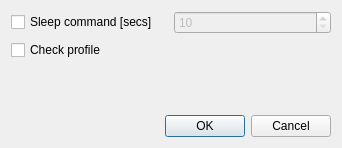
<?xml version="1.0" encoding="UTF-8"?>
<ui version="4.0">
 <class>WaterStartPollSleepDlg</class>
 <widget class="QDialog" name="WaterStartPollSleepDlg">
  <property name="geometry">
   <rect>
    <x>0</x>
    <y>0</y>
    <width>342</width>
    <height>148</height>
   </rect>
  </property>
  <property name="windowTitle">
   <string>Dialog</string>
  </property>
  <layout class="QVBoxLayout" name="verticalLayout">
   <item>
    <layout class="QHBoxLayout" name="horizontalLayout">
     <item>
      <widget class="QCheckBox" name="cbxPwrManagement">
       <property name="toolTip">
        <string>Switch off modems after the poll</string>
       </property>
       <property name="text">
        <string>Sleep command [secs]</string>
       </property>
      </widget>
     </item>
     <item>
      <widget class="QSpinBox" name="sbSleepSecsAfter">
       <property name="enabled">
        <bool>false</bool>
       </property>
       <property name="minimum">
        <number>10</number>
       </property>
       <property name="maximum">
        <number>250</number>
       </property>
      </widget>
     </item>
    </layout>
   </item>
   <item>
    <widget class="QCheckBox" name="cbxCheckSleepProfile">
     <property name="text">
      <string>Check profile</string>
     </property>
    </widget>
   </item>
   <item>
    <spacer name="verticalSpacer">
     <property name="orientation">
      <enum>Qt::Vertical</enum>
     </property>
     <property name="sizeHint" stdset="0">
      <size>
       <width>20</width>
       <height>38</height>
      </size>
     </property>
    </spacer>
   </item>
   <item>
    <widget class="QDialogButtonBox" name="buttonBox">
     <property name="orientation">
      <enum>Qt::Horizontal</enum>
     </property>
     <property name="standardButtons">
      <set>QDialogButtonBox::Cancel|QDialogButtonBox::Ok</set>
     </property>
    </widget>
   </item>
  </layout>
 </widget>
 <resources/>
 <connections>
  <connection>
   <sender>buttonBox</sender>
   <signal>accepted()</signal>
   <receiver>WaterStartPollSleepDlg</receiver>
   <slot>accept()</slot>
   <hints>
    <hint type="sourcelabel">
     <x>248</x>
     <y>254</y>
    </hint>
    <hint type="destinationlabel">
     <x>157</x>
     <y>274</y>
    </hint>
   </hints>
  </connection>
  <connection>
   <sender>buttonBox</sender>
   <signal>rejected()</signal>
   <receiver>WaterStartPollSleepDlg</receiver>
   <slot>reject()</slot>
   <hints>
    <hint type="sourcelabel">
     <x>316</x>
     <y>260</y>
    </hint>
    <hint type="destinationlabel">
     <x>286</x>
     <y>274</y>
    </hint>
   </hints>
  </connection>
 </connections>
</ui>
